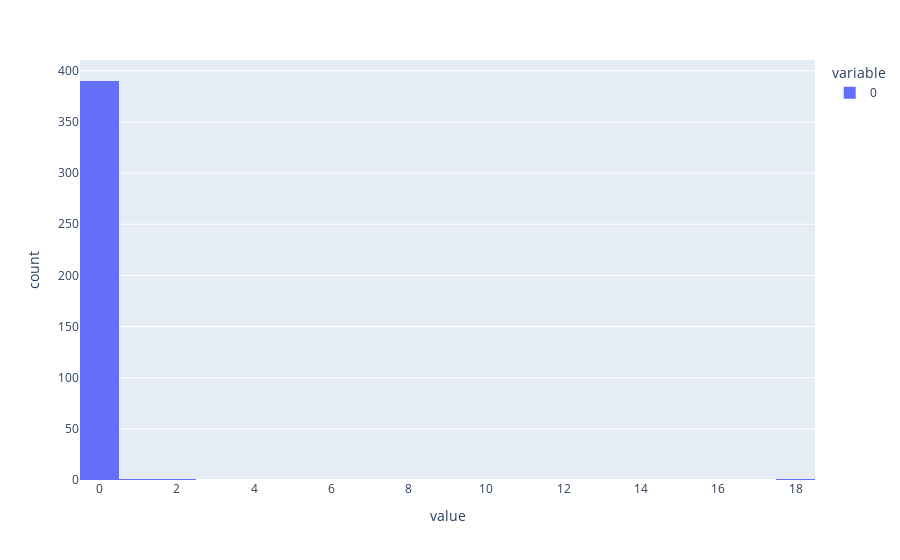

The notebook cell saved with this chart:
### Code cell
# what is distribution of delays per trip?
(times_wide > 620).sum(axis=1).hist()
# build model to distinguish between non/recoverable delays?

### Figure 1 — Plotly figure (JSON) as saved in the notebook; plotly's stock layout.template omitted (floating-point values rounded to 4 significant figures; data arrays with more than 128 entries replaced by an {"elided": "..."} marker saying what was removed)
{"data": [{"alignmentgroup": "True", "bingroup": "x", "hovertemplate": "variable=0<br>value=%{x}<br>count=%{y}<extra></extra>", "legendgroup": "0", "marker": {"color": "#636efa"}, "name": "0", "offsetgroup": "0", "orientation": "v", "showlegend": true, "type": "histogram", "x": {"elided": "393 int values"}, "xaxis": "x", "yaxis": "y"}], "layout": {"barmode": "relative", "legend": {"title": {"text": "variable"}, "tracegroupgap": 0}, "margin": {"t": 60}, "xaxis": {"anchor": "y", "domain": [0.0, 1.0], "title": {"text": "value"}}, "yaxis": {"anchor": "x", "domain": [0.0, 1.0], "title": {"text": "count"}}}}
